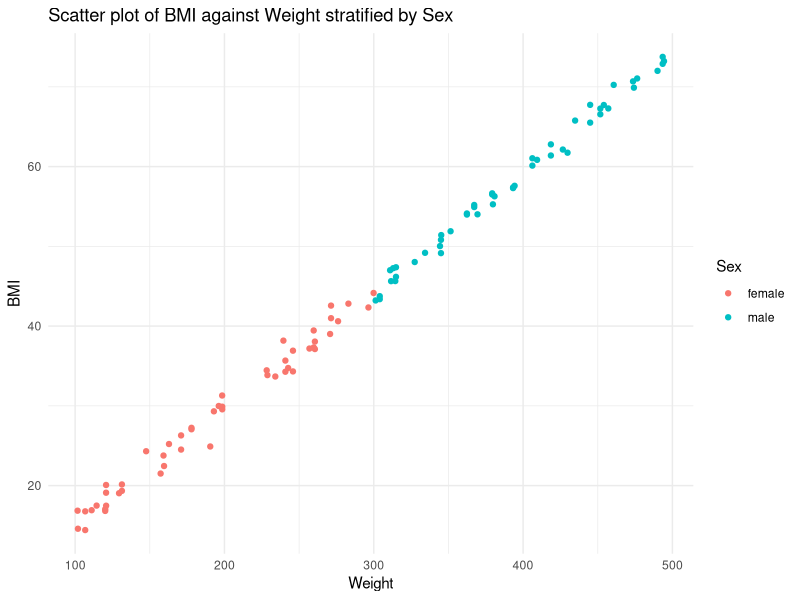

Reproduce this figure in R.
# Starting with the previous R code (bing-iterate-example-update2.R) 
# and providing the following prompt:

# The code below produces this error message:
#   
# Error in eval(ei, envir) : object 'sex' not found
# 
# Please fix it.





# Load necessary libraries
library(ggplot2)
library(dplyr)

# Set seed for reproducibility
set.seed(123)

# Generate sex variable with males and females randomly distributed
sex = sample(rep(c("male", "female"), each = 50))

# Generate a dataset of 100 individuals
data <- data.frame(
  # Use the previously generated sex variable
  sex = sex,
  
  # Generate ages from 18 to 49
  age = sample(18:49, 100, replace = TRUE),
  
  # Generate weight values from 100 to 500 pounds
  # Make sure that males are on average heavier than females
  weight = ifelse(sex == "male", runif(50, min = 300, max = 500), runif(50, min = 100, max = 300))
)

# Compute values for BMI as a function of weight with some random variation added
# Assume a height of 1.75 meters for simplicity
# BMI = weight(kg) / height(m)^2
# Convert weight from pounds to kg (1 pound = 0.453592 kg)
data$bmi <- (data$weight * 0.453592) / (1.75^2) + rnorm(100)

# View the first few rows of the dataset
head(data)

# Create a scatter plot
ggplot(data, aes(x = weight, y = bmi, color = sex)) +
  geom_point() +
  labs(x = "Weight", y = "BMI", color = "Sex") +
  theme_minimal() +
  ggtitle("Scatter plot of BMI against Weight stratified by Sex")

